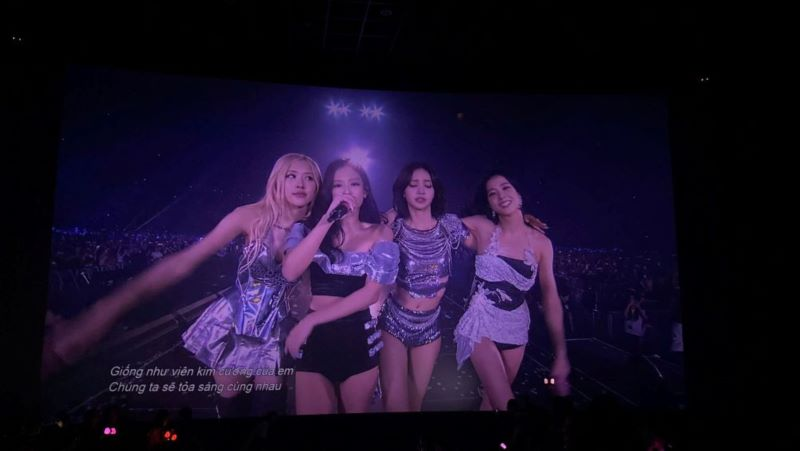
#> input picture blackpink.jpg, 800 x 451 px
$ jupyter execute image_processing.ipynb
#> lines starting #> are read from the running program, lines starting #| are printed output that depends on the picture
[cell 1]
from PIL import Image, ImageOps
import numpy as np
import matplotlib.pyplot as plt

img = Image.open(r"blackpink.jpg").convert('L')  # Load in grayscale
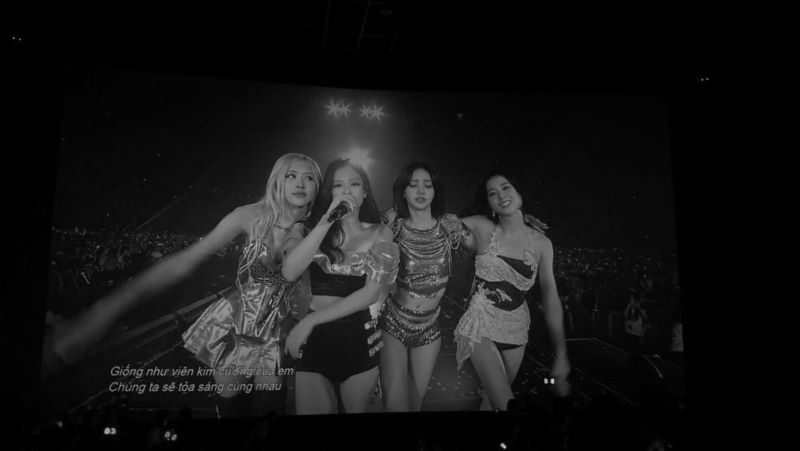
#> img: PIL image 800x451 L; min 0, max 199, mean 21.6
img1 = Image.open(r"liverpool2324.jpg").convert('L')
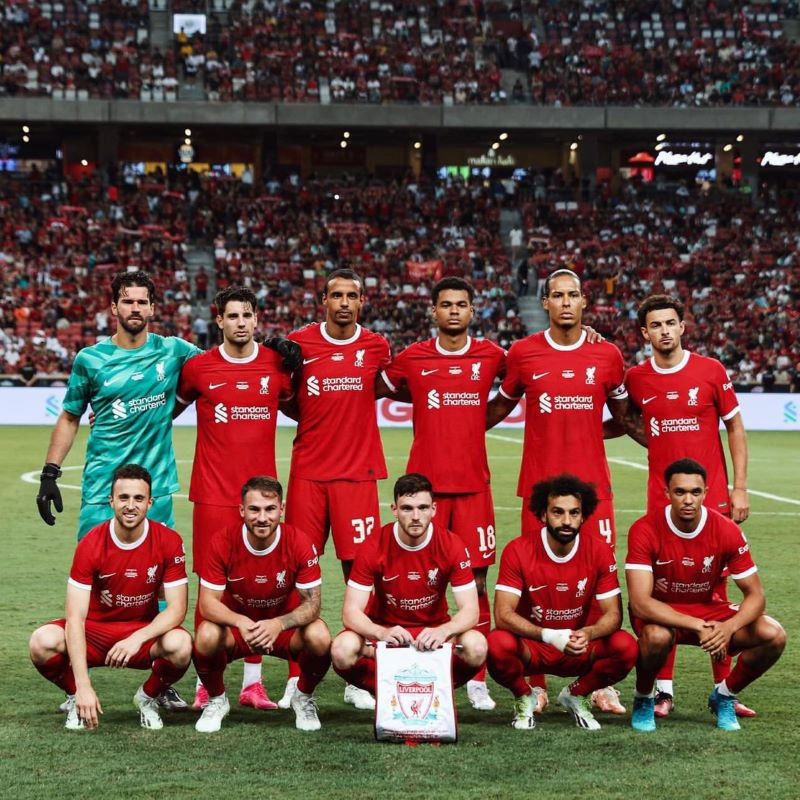
#> input picture liverpool2324.jpg, 800 x 800 px
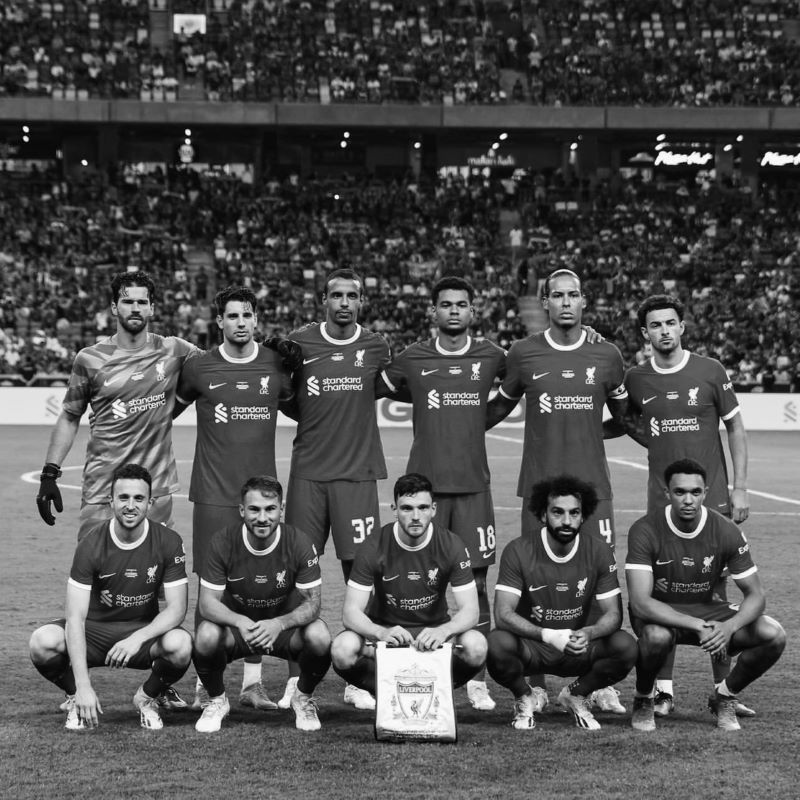
#> img1: PIL image 800x800 L; min 0, max 255, mean 80.4
img2 = Image.open(r"blackpink.jpg").convert('L')

img2 = img2.resize(img1.size)
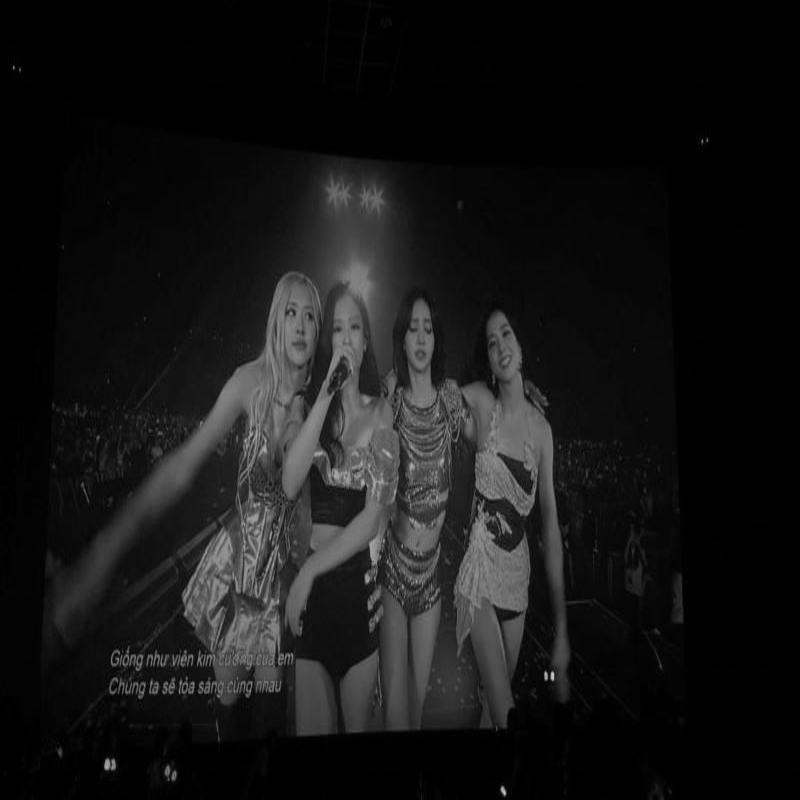
#> img2: PIL image 800x800 L; min 0, max 201, mean 21.6

img_np = np.array(img)
img1_np = np.array(img1)
img2_np = np.array(img2)

def show_image(img_np, title="Image"):
    plt.imshow(img_np, cmap='gray')
    plt.title(title)
    plt.axis('off')
    plt.show()

[cell 2]
# 1. Multiplication and Addition with a Constant
def multiply_add(img_np, alpha=1.5, beta=30):
#> called with alpha = 1.5, beta = 30
    result = alpha * img_np + beta
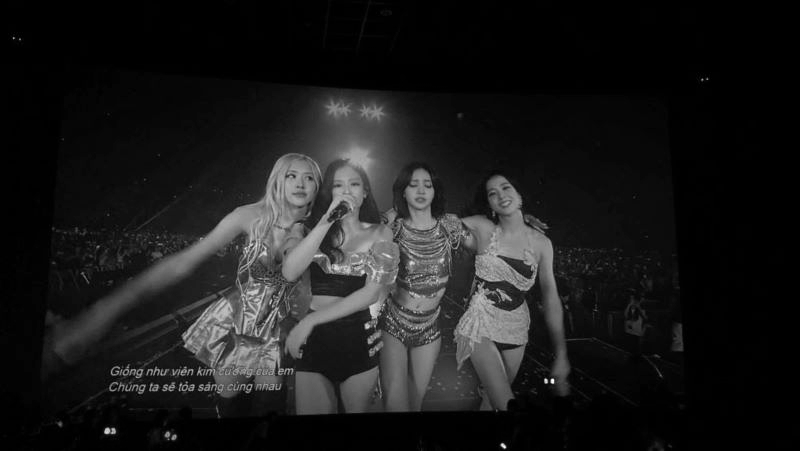
#> result: shape (451, 800) float64; min 30, max 328.5, mean 62.5; drawn with min black and max white
    return np.clip(result, 0, 255).astype(np.uint8)
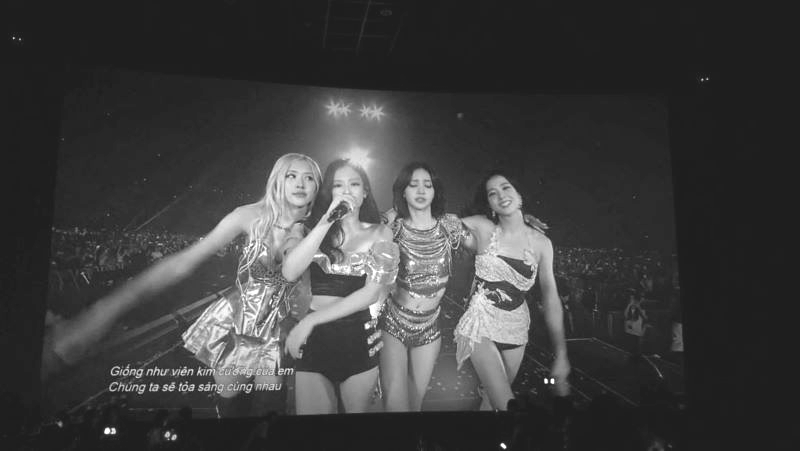
#> returned value: shape (451, 800); min 30, max 255, mean 62.2

result_img_np = multiply_add(img_np)
show_image(result_img_np, "Multiplication and Addition")

[cell 3]
# 2. Multiplicative Gain (Scaling)
def apply_gain(img_np, gain=1.5):
#> called with gain = 1.5
    result = gain * img_np
    return np.clip(result, 0, 255).astype(np.uint8)
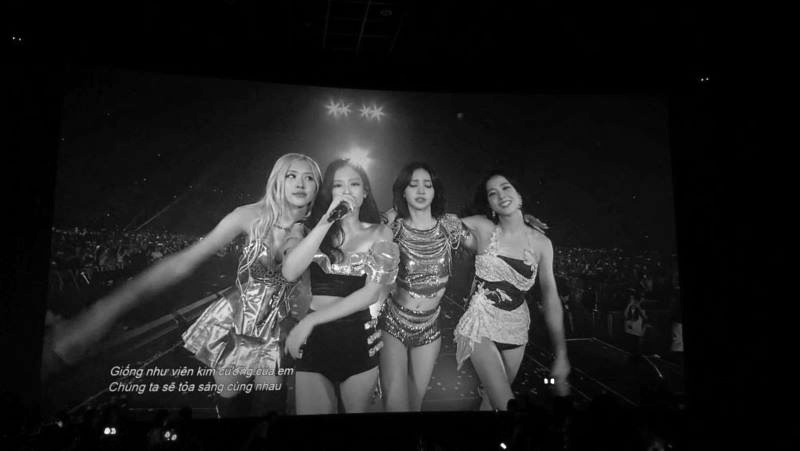
#> returned value: shape (451, 800); min 0, max 255, mean 32.2

gained_img_np = apply_gain(img_np)
show_image(gained_img_np, "Gained Image")

[cell 4]
# 3. Linear Blend (Dyadic Operator)
def blend_images(img1_np, img2_np, alpha=0.5):
#> called with alpha = 0.5
    blended = (1 - alpha) * img1_np + alpha * img2_np
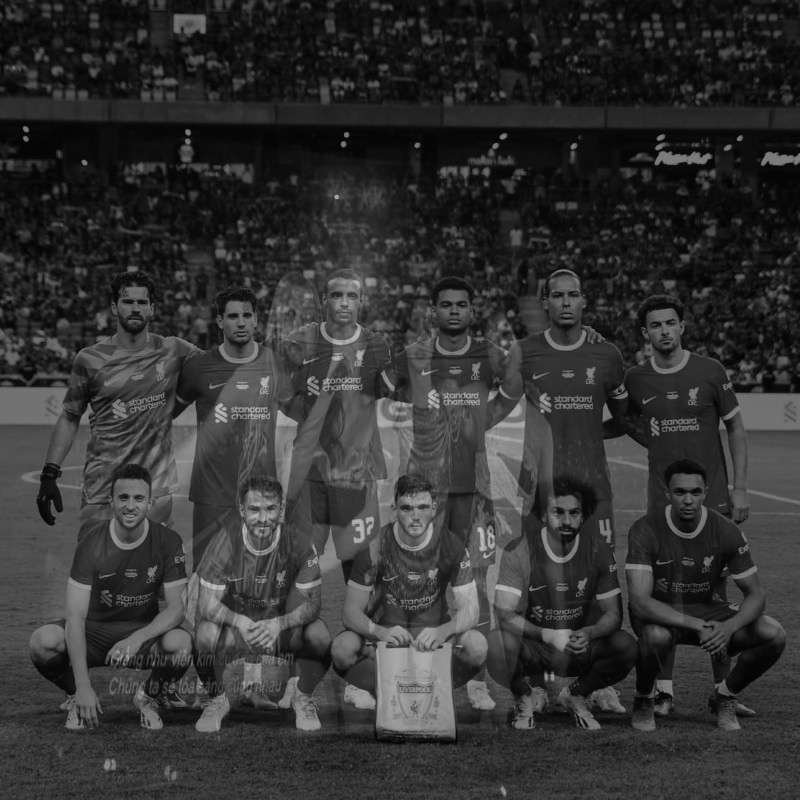
#> blended: shape (800, 800) float64; min 0.5, max 195.5, mean 51
    return np.clip(blended, 0, 255).astype(np.uint8)
#> returned value: shape (800, 800)

blended_img_np = blend_images(img1_np, img2_np, alpha=0.5)
show_image(blended_img_np, "Blended Image")

[cell 5]
# 4. Invert Gamma Mapping
def invert_gamma(img_np, gamma=2.2):
#> called with gamma = 2.2
    inv_gamma = 1.0 / gamma
    img_normalized = img_np / 255.0
    corrected_img = np.power(img_normalized, inv_gamma)
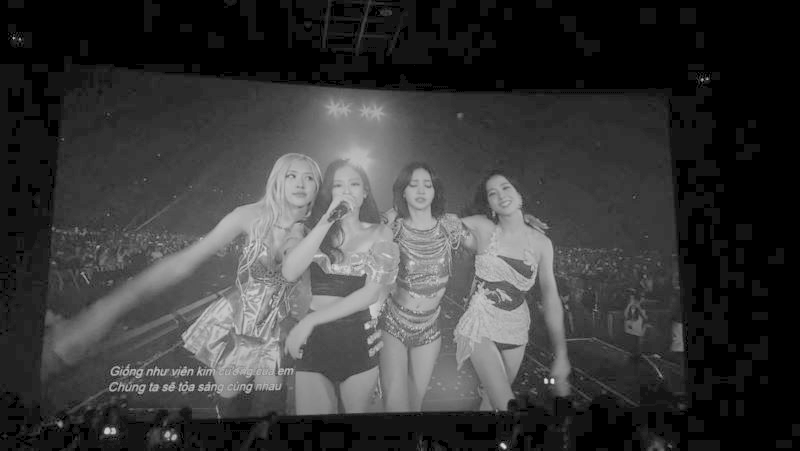
#> corrected_img: shape (451, 800) float64; min 0, max 0.893, mean 0.228
    return (corrected_img * 255).astype(np.uint8)
#> returned value: shape (451, 800)

gamma_inverted_img_np = invert_gamma(img_np, gamma=2.2)
show_image(gamma_inverted_img_np, "Gamma Inverted Image")
